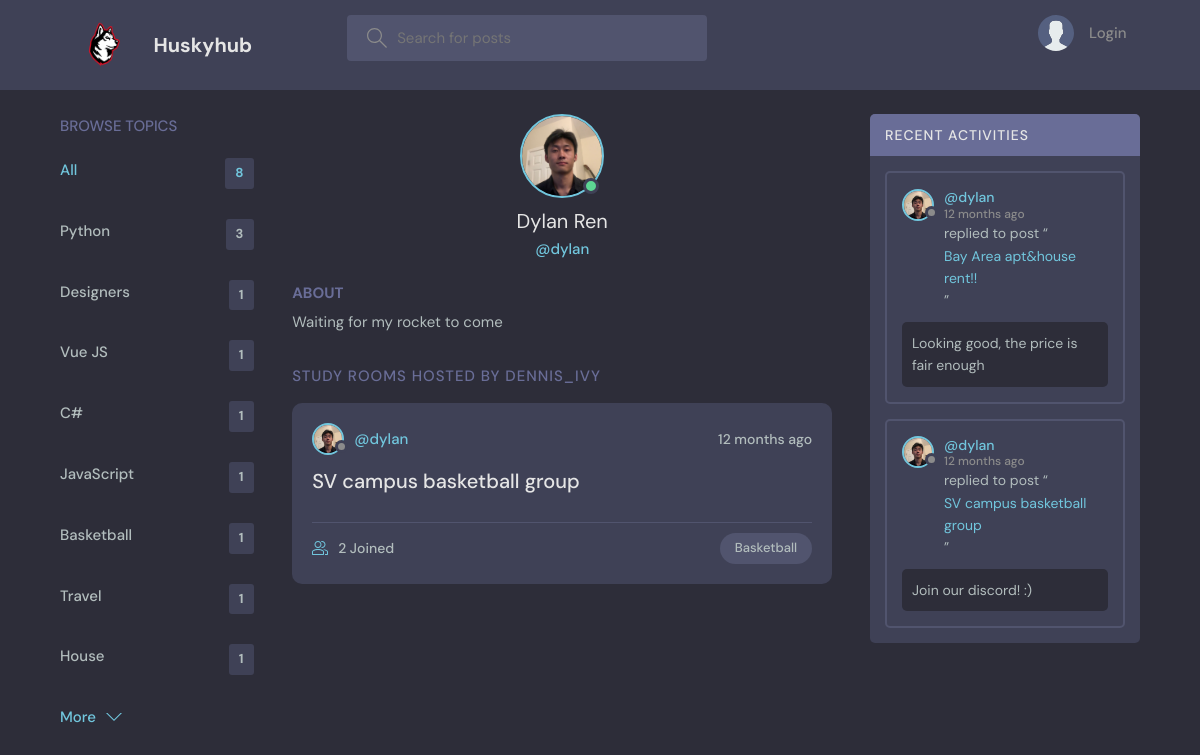
Before: /profile/6/ with the older database file.
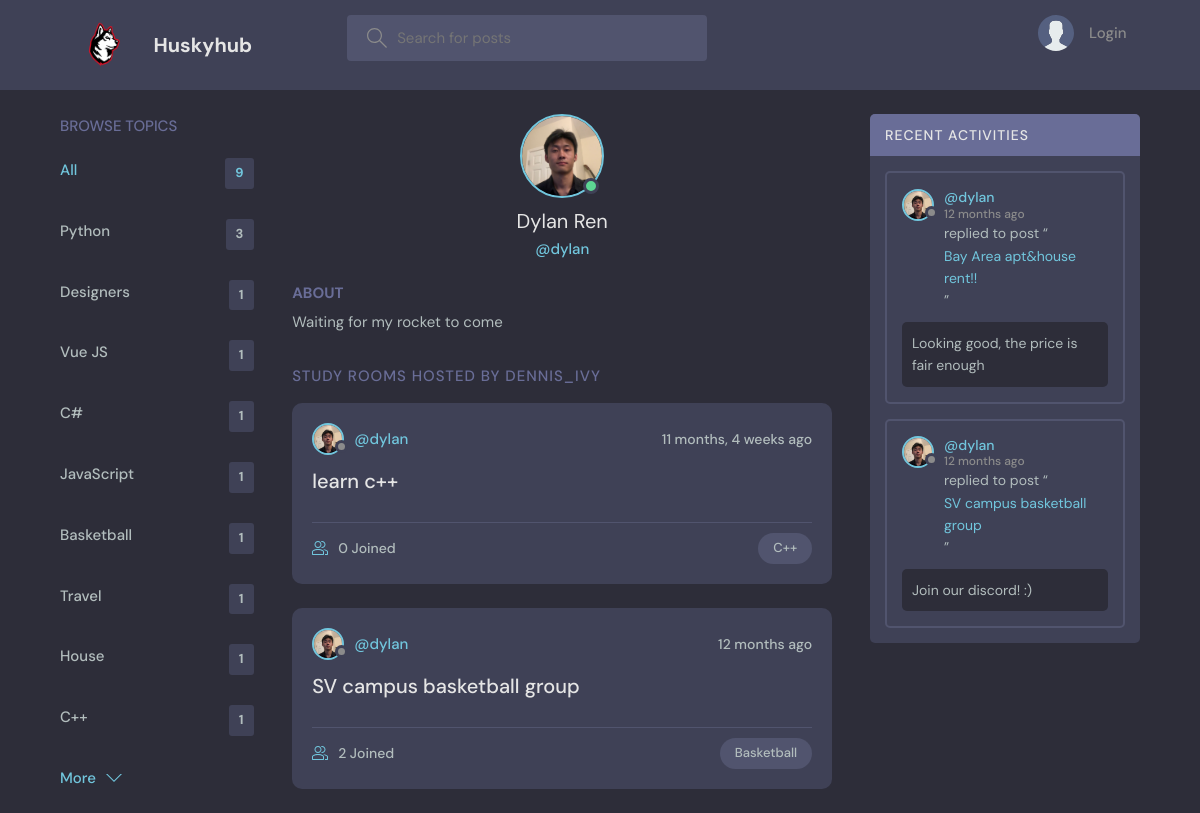
After: the same page with the newer database file.
### base/models.py (models this page shows, shortened)
class Topic(models.Model):
    name = models.CharField(max_length=200)

class Room(models.Model):
    host = models.ForeignKey(User, on_delete=models.SET_NULL, null=True)
    topic = models.ForeignKey(Topic, on_delete=models.SET_NULL, null=True)
    name = models.CharField(max_length=200)
    description = models.TextField(null=True, blank=True)
    participants = models.ManyToManyField(
    User, related_name='participants', blank=True)
    updated = models.DateTimeField(auto_now=True)
    created = models.DateTimeField(auto_now_add=True)
    class Meta:
        ordering = ['-updated', '-created']
    def __str__(self):
        return self.name

class User(AbstractUser):
    name = models.CharField(max_length=200, null=True)
    email = models.EmailField(unique=True, null=True)
    bio = models.TextField(null=True)
    avatar = models.ImageField(null=True, default="avatar.svg")
    USERNAME_FIELD = 'email'
    REQUIRED_FIELDS = ['username']

class Message(models.Model):
    user = models.ForeignKey(User, on_delete=models.CASCADE)
    room = models.ForeignKey(Room, on_delete=models.CASCADE)
    body = models.TextField()
    updated = models.DateTimeField(auto_now=True)
    created = models.DateTimeField(auto_now_add=True)
    class Meta:
        ordering = ['-updated', '-created']

### base/views.py (the view)
# urls.py: path('profile/<str:pk>/', views.userProfile, name="user-profile"),
def userProfile(request, pk):
    user = User.objects.get(id=pk)
    rooms = user.room_set.all()
    room_messages = user.message_set.all()
    topics = Topic.objects.all()
    context = {'user': user, 'rooms': rooms,
               'room_messages': room_messages, 'topics': topics}
    return render(request, 'base/profile.html', context)

### base/templates/base/profile.html (shortened to what this page needs)
{% extends 'main.html' %}
{% block content %}
<main class="profile-page layout layout--3">
  <div class="container">
    {% include 'base/topics_component.html' %}
    <div class="roomList">
      <div class="profile">
        <div class="profile__avatar">
          <div class="avatar avatar--large active">
            <img src="{{user.avatar.url}}" />
          </div>
        </div>
        <div class="profile__info">
          <h3>{{user.name}}</h3>
          <p>@{{user.username}}</p>
        </div>
        <div class="profile__about">
          <h3>About</h3>
          <p>
            {{user.bio}}
          </p>
        </div>
      </div>
      <div class="roomList__header">
        <div>
          <h2>Study Rooms Hosted by dennis_ivy</a>
          </h2>
        </div>
      </div>
      {% include 'base/feed_component.html' %}
    </div>
    {% include 'base/activity_component.html' %}
  </div>
</main>
{% endblock content %}

### base/templates/base/topics_component.html
<div class="topics">
    <div class="topics__header">
        <h2>Browse Topics</h2>
    </div>
    <ul class="topics__list">
        <li>
            <a href="{% url 'home' %}" class="active">All <span>{{topics.count}}</span></a>
        </li>
        {% for topic in topics %}
        <li>
            <a href="{% url 'home' %}?q={{topic.name}}">{{topic.name}}<span>{{topic.room_set.all.count}}</span></a>
        </li>
        {% endfor %}
    </ul>
    <a class="btn btn--link" href="{% url 'topics' %}">
        More
        <svg version="1.1" xmlns="http://www.w3.org/2000/svg" width="32" height="32" viewBox="0 0 32 32">
            <title>chevron-down</title>
            <path d="M16 21l-13-13h-3l16 16 16-16h-3l-13 13z"></path>
        </svg>
    </a>
</div>

### base/templates/base/feed_component.html (shortened to what this page needs)
{% for room in rooms %}
<div class="roomListRoom">
    <div class="roomListRoom__header">
        <a href="{% url 'user-profile' room.host.id %}" class="roomListRoom__author">
            <div class="avatar avatar--small">
                <img src="{{room.host.avatar.url}}" />
            </div>
            <span>@{{room.host.username}}</span>
        </a>
        <div class="roomListRoom__actions">
            <span>{{room.created|timesince}} ago</span>
        </div>
    </div>
    <div class="roomListRoom__content">
        <a href="{% url 'room' room.id %}">{{room.name}}</a>
    </div>
    <div class="roomListRoom__meta">
        <a href="{% url 'room' room.id %}" class="roomListRoom__joined">
            {{room.participants.all.count}} Joined
        </a>
        <p class="roomListRoom__topic">{{room.topic.name}}</p>
    </div>
</div>
{% endfor %}

### base/templates/base/activity_component.html (shortened to what this page needs)
<div class="activities">
    <div class="activities__header">
        <h2>Recent Activities</h2>
    </div>
    {% for message in room_messages %}
    <div class="activities__box">
        <div class="activities__boxHeader roomListRoom__header">
            <a href="{% url 'user-profile' message.user.id %}" class="roomListRoom__author">
                <div class="avatar avatar--small">
                    <img src="{{message.user.avatar.url}}" />
                </div>
                <p>
                    @{{message.user.username}}
                    <span>{{message.created|timesince}} ago</span>
                </p>
            </a>
        </div>
        <div class="activities__boxContent">
            <p>replied to post “<a href="{% url 'room' message.room.id %}">{{message.room}}</a>”</p>
            <div class="activities__boxRoomContent">{{message.body|truncatechars:150}}</div>
        </div>
    </div>
    {% endfor %}
</div>

Changed rows visible on the page:
added Topic: name "C++", room_set.all.count "1"
added Room: host.avatar (picture), host.username "dylan", created "11 months, 4 weeks", name "learn c++", participants.all.count "0", topic.name "C++"
Other visible differences:
{{ topics.count }}: "8" → "9"
